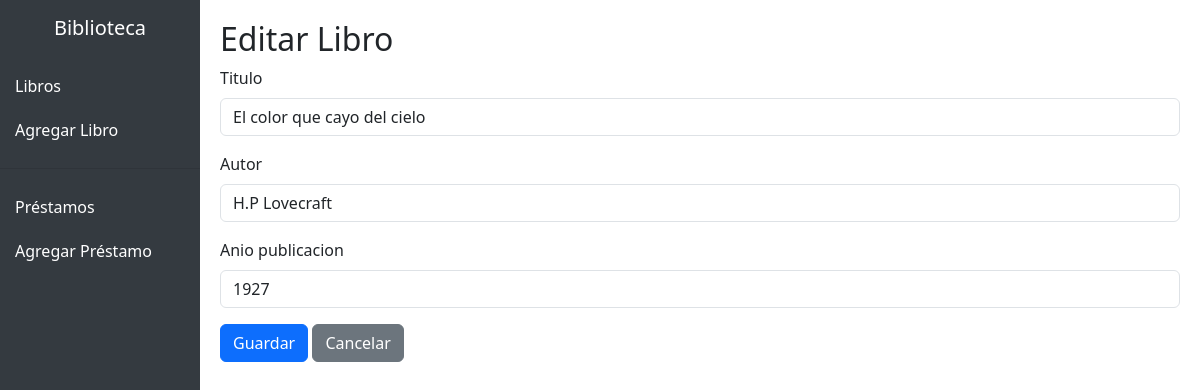
The app's page /libros/editar/1/ with its own data.
### libros/models.py (models this page shows, shortened)
class Libro(models.Model):
    titulo = models.CharField(max_length=100)
    autor = models.CharField(max_length=50)
    anio_publicacion = models.IntegerField()

### libros/views.py (the view)
# urls.py: path('editar/<int:id>/', views.editar_libro, name='editar_libro'),
def editar_libro(request, id):
    libro = get_object_or_404(Libro, id=id)
    form = LibroForm(request.POST or None, instance=libro)
    if form.is_valid():
        form.save()
        return redirect('listar_libros')
    return render(request, 'libros/form.html', {'form': form})

### libros/forms.py
class LibroForm(forms.ModelForm):
    class Meta:
        model = Libro
        fields = '__all__'
    def __init__(self, *args, **kwargs):
        super().__init__(*args, **kwargs)
        for field in self.fields.values():
            field.widget.attrs.update({'class': 'form-control'})

### libros/templates/libros/form.html (shortened to what this page needs)
{% extends 'base.html' %} {% block content %}
<h2>{% if form.instance.pk %}Editar Libro{% else %}Crear Libro{% endif %}</h2>
<form method="POST" novalidate>
  {% csrf_token %} {% for field in form %}
  <div class="mb-3">
    <label for="{{ field.id_for_label }}" class="form-label"
      >{{ field.label }}</label
    >
    {{ field }}
  </div>
  {% endfor %}
  <button type="submit" class="btn btn-primary">Guardar</button>
  <a href="{% url 'listar_libros' %}" class="btn btn-secondary">Cancelar</a>
</form>
{% endblock %}

### templates/base.html (style rules this page uses)
body { display: flex; }

### records on screen
Libro: form "El color que cayo del cielo" "H.P Lovecraft" "1927"

### other values on screen
{{ field.label }} "Titulo" "Autor" "Anio publicacion"
